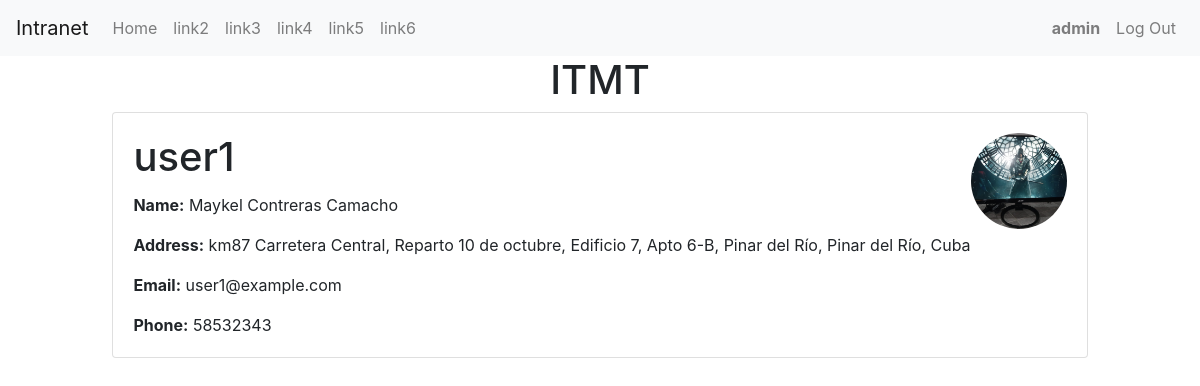
Page /user_profile/user1 (signed in) on the committed database.
### capstone/models.py (models this page shows)
class User(AbstractUser):
    pass

class Profile(models.Model):
    user = models.OneToOneField(User, on_delete=models.CASCADE)
    name = models.CharField(max_length=100)
    address = models.CharField(max_length=200)
    email = models.EmailField(default="")
    phone = models.CharField(max_length=30)
    picture = models.ImageField(
        upload_to="profile_pictures/"
    )  # /media/profile_pictures/user1.jpg

### capstone/views.py (the view)
# urls.py: path("user_profile/<str:username>", views.user_profile, name="user_profile"),
@login_required
def user_profile(request, username):
    profile = Profile.objects.get(user__username=username)
    return render(request, "capstone/user_profile.html", {"profile": profile})

### capstone/templates/capstone/user_profile.html
{% extends "capstone/layout.html" %}
{% block body %}
    {% if user.is_authenticated %}
        {% if user.username == 'admin' %}
            <div class="d-flex justify-content-center">
                <div class="card ml-5 mr-5" >
                    <div class="card-body">
                        <div class="d-flex">
                            <div class="flex-grow-1">
                                <h1 class="card-title">{{ profile.user.username }}</h1>
                                <p class="card-text"><b>Name:</b> {{ profile.name }}</p>
                                <p class="card-text"><b>Address:</b> {{ profile.address }}</p>
                                <p class="card-text"><b>Email:</b> {{ profile.email }}</p>
                                <p class="card-text"><b>Phone:</b> {{ profile.phone }}</p>
                            </div>
                            <img src="{{ profile.picture.url }}" class="rounded-circle" alt="Profile picture" style="height:6rem; width: 6rem; object-fit: cover;">
                        </div>
                    </div>
                </div>
            </div>
        {% endif %}
    {% endif %}
{% endblock %}

### capstone/templates/capstone/layout.html (shortened to what this page needs)
{% load static %}
<!DOCTYPE html>
<html lang="en">
  <head>
    <link rel="stylesheet" href="https://cdn.jsdelivr.net/npm/intl-tel-input@18.1.1/build/css/intlTelInput.css">
    <link
      rel="stylesheet"
      href="https://stackpath.bootstrapcdn.com/bootstrap/4.4.1/css/bootstrap.min.css"
    />
    <link href="{% static 'capstone/styles.css' %}" rel="stylesheet" />
  </head>
  <body>
    <nav class="navbar navbar-expand-lg navbar-light bg-light">
      <a class="navbar-brand" href="#">Intranet</a>
      <div class="navbar-collapse">
        <ul class="navbar-nav mr-auto">
          {% if user.is_authenticated %}
          <li class="nav-item">
            <a class="nav-link" href="{% url 'index' %}">Home</a>
          </li>
          <li class="nav-item">
            <a class="nav-link" href="#">link2</a>
          </li>
          <li class="nav-item">
            <a class="nav-link" href="#">link3</a>
          </li>
          <li class="nav-item">
            <a class="nav-link" href="#">link4</a>
          </li>
          <li class="nav-item">
            <a class="nav-link" href="#">link5</a>
          </li>
          <li class="nav-item">
            <a class="nav-link" href="#">link6</a>
          </li>
          {% endif %}
        </ul>
        <ul class="navbar-nav ml-auto">
          {% if user.is_authenticated %}
          <li class="nav-item">
            <a class="nav-link" href="#"
              ><strong>{{ user.username }}</strong></a
            >
          </li>
          <li class="nav-item">
            <a class="nav-link" href="{% url 'logout' %}">Log Out</a>
          </li>
          {% else %}
          <li class="nav-item">
            <a class="nav-link" href="{% url 'login' %}">Log In</a>
          </li>
        </ul>
        {% endif %}
      </div>
    </nav>
    {% if user.is_authenticated %}
    <h1 class="d-flex justify-content-center">ITMT</h1>
    {% endif %}
    <div class="body">{% block body %} {% endblock %}</div>
  </body>
</html>

### rows in the picture
User: username "admin"
Profile: user.username "user1", name "Maykel Contreras Camacho", address "km87 Carretera Central, Reparto 10 de octubre, Edificio 7, Apto 6-B, Pinar del Río, Pinar del Río, Cuba", email "user1@example.com", phone "58532343", picture (picture)
